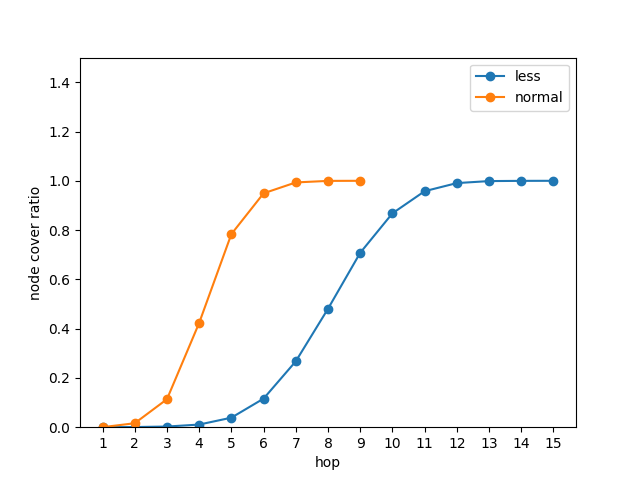

Source code (Python):
'''
Author: kelise
Date: 2023-12-05 18:27:59
LastEditors: kelis-cpu
LastEditTime: 2024-02-07 01:48:57
Description: file content
'''
import numpy as np
import matplotlib.pyplot as plt
from matplotlib.pyplot import MultipleLocator

file_names = ['less_stepdata.dt', 'normal_stepdata.dt']
cdf_names = ['less', 'normal']

step_datas = [] # {step:pre of recvmsg_nodecnts}

def read_data():
    for filename in file_names:
        step_data = {}
        with open(filename, 'r') as f:
            all_data = f.readlines()
            nodes = 0
            for line in all_data:
                try:
                    step = int(line)
                    nodes += 1
                    if step_data.get(step) is not None:
                        step_data[step] += 1
                    else :
                        step_data[step] = 1
                except ValueError:
                    print(line)
                    break
            for (k,v) in step_data.items():
                        step_data[k] = v / nodes # 统计概率
        step_datas.append(step_data)
        
# dupmsgs_file = ['random_flood', 'cluster']
dupmsgs_file = ['4', '128']
dup_cdf = ['less','cluster']
dupmsgs = []
def read_dupmsgs():
    for filename in dupmsgs_file:
        msg_data = {}
        total_cnts = 0
        with open(filename, 'r') as f:
            all_data = f.readlines()
            for line in all_data:
                if line == '---end---\n':
                    break
                s_m = line.split()
                print(s_m)
                step = int(s_m[0])
                msgcnts = int(s_m[1])
                total_cnts += msgcnts
                
                msg_data[step] = msgcnts
            for k,v in msg_data.items():
                msg_data[k] = v / total_cnts
            dupmsgs.append(msg_data)

# read_data('normal_stepdata.dt')
# read_data('less_stepdata.dt')

read_data()
# print(step_datas)



# # 设置x坐标轴刻度
ax = plt.gca()
x_major_locator=MultipleLocator(1)
ax.xaxis.set_major_locator(x_major_locator)

for i in range(len(step_datas)):
    x = []
    y = []
    sort_steps = sorted(step_datas[i])
    
    for step in sort_steps:
        x.append(step)
        y.append(step_datas[i][step])
    cdf = np.cumsum(y)
    
    plt.plot(x, cdf, marker='o', label=cdf_names[i])
## cdf_2 代码
######
# read_dupmsgs()
# print(dupmsgs)
# for i in range(len(dupmsgs)):
#     x = []
#     y = []
#     sort_steps = sorted(dupmsgs[i])
    
#     for step in sort_steps:
#         x.append(step)
#         y.append(dupmsgs[i][step])
#     cdf = np.cumsum(y)
#     if dup_cdf[i] == 'cluster':
#         plt.plot(x, cdf, marker='o', label='normal')
#     else:
#         plt.plot(x, cdf, marker='o', label=dup_cdf[i])
########

# # plt.plot(x,y, marker="o",label="PMF")
# plt.plot(x,cdf,marker="o",label="CDF")
# plt.axis('off')
# plt.xlim(1,15)
plt.ylim(0,1.5)
plt.xlabel("hop")
plt.ylabel("node cover ratio")
# plt.ylabel("INV messages number ratio")
plt.legend()
plt.savefig('cdf.png')
plt.show()
